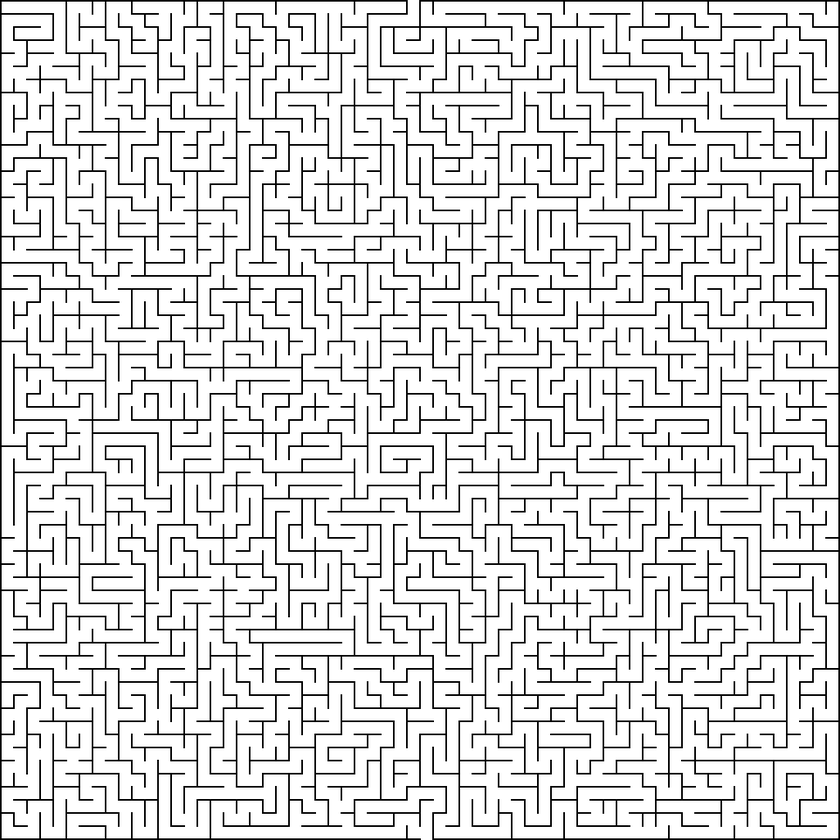
#> input picture MAZE_0.png, 840 x 840 px, shrunk from 1026 x 1026 before the run, found by its file name
$ python train.py
#> lines starting #> are read from the running program, lines starting #| are printed output that depends on the picture; after the words box and inside, x2 and y2 are one past the last pixel; in counts of white or black regions, pixels touching at a corner belong together
### maze_reader.py
from collections import Counter
from enum import Enum

import numpy as np
from PIL import Image

GRID  = 64   # cells per side
WALL  = 2    # wall-strip width in pixels
STEP  = 16   # pixels per cell (wall shared between neighbours)
INNER = STEP - WALL  # inner cell width in pixels
ARM_LENGTH = 3  # fire arm length in cells


ACTION_DELTAS   = {0: (-1, 0), 1: (0, 1), 2: (1, 0), 3: (0, -1)}
ACTIONS         = list(ACTION_DELTAS.keys())
REVERSE_ACTION  = {0: 2, 1: 3, 2: 0, 3: 1}
ACTION_NAMES    = {0: "UP", 1: "RIGHT", 2: "DOWN", 3: "LEFT"}

class Hazard(Enum):
    FIRE       = "fire"
    CONFUSION  = "confusion"
    TP_GREEN   = "tp_green"
    TP_YELLOW  = "tp_yellow"
    TP_PURPLE  = "tp_purple"
    TP_RED     = "tp_red"

HAZARD_LABELS = {
    Hazard.FIRE:      "FIRE",
    Hazard.CONFUSION: "CONFUSION",
    Hazard.TP_GREEN:  "TP_GREEN",
    Hazard.TP_YELLOW: "TP_YELLOW",
    Hazard.TP_PURPLE: "TP_PURPLE",
    Hazard.TP_RED:    "TP_RED",
}

def cell_center(row, col):
    """Return pixel (x, y) at the centre of cell (row, col)."""
    x = WALL + col * STEP + INNER // 2
    y = WALL + row * STEP + INNER // 2
    return x, y

def load_maze(path="MAZE_0.png"):
#> called with path = 'TestMazes/maze-beta/MAZE_0.png'
    image = np.array(Image.open(path).convert("RGB"))
    black = np.zeros(3, dtype=np.uint8)

    v_walls = np.full((GRID, GRID + 1), False)
    h_walls = np.full((GRID + 1, GRID), False)

    for row in range(GRID):
        y0 = WALL + row * STEP
        y1 = y0 + INNER
        for wi in range(GRID + 1):
            strip = image[y0:y1, wi * STEP: wi * STEP + WALL]
            v_walls[row, wi] = np.mean(np.all(strip == black, axis=2)) > 0.5
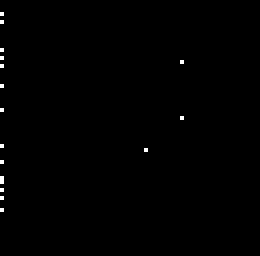
#> v_walls: shape (64, 65) bool (shown 4 times larger); 0.41% white in thin lines or dots, all inside (x1, y1, x2, y2) = (0, 3, 46, 53)

    for wi in range(GRID + 1):
        y0, y1 = wi * STEP, wi * STEP + WALL
        for col in range(GRID):
            x0 = WALL + col * STEP
            strip = image[y0:y1, x0: x0 + INNER]
            h_walls[wi, col] = np.mean(np.all(strip == black, axis=2)) > 0.5
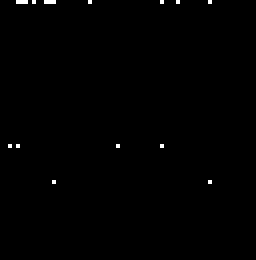
#> h_walls: shape (65, 64) bool (shown 4 times larger); 0.41% white in thin lines or dots, all inside (x1, y1, x2, y2) = (2, 0, 53, 46)

    return image, h_walls, v_walls


def find_start_goal(h_walls):
    start = (GRID - 1, int(np.where(~h_walls[-1])[0][0]))
    goal  = (0,        int(np.where(~h_walls[0])[0][0]))
    return start, goal


def _classify_color(r, g, b):

    # confusion
    if 155 <= r <= 195 and 110 <= g <= 160 and 55 <= b <= 85:
        return Hazard.CONFUSION

    # fire
    if r >= 220 and 85 <= g <= 160 and 20 <= b <= 100 and (r - g) > 70:
        return Hazard.FIRE

    # green teleporter
    if g > 170 and b > 100 and r < 170:
        return Hazard.TP_GREEN

    # yellow / orange teleporter
    if r > 180 and g > 130 and b < 110:
        return Hazard.TP_YELLOW

    # purple teleporter
    if r > 90 and r < 210 and g < 150 and b > 140:
        return Hazard.TP_PURPLE

    if r > 200 and g < 100 and b < 100:
        return Hazard.TP_RED

    return None


def load_hazards(path="MAZE_1.png"):
#> called with path = 'TestMazes/maze-beta/MAZE_1.png'
    img = np.array(Image.open(path).convert("RGB"))
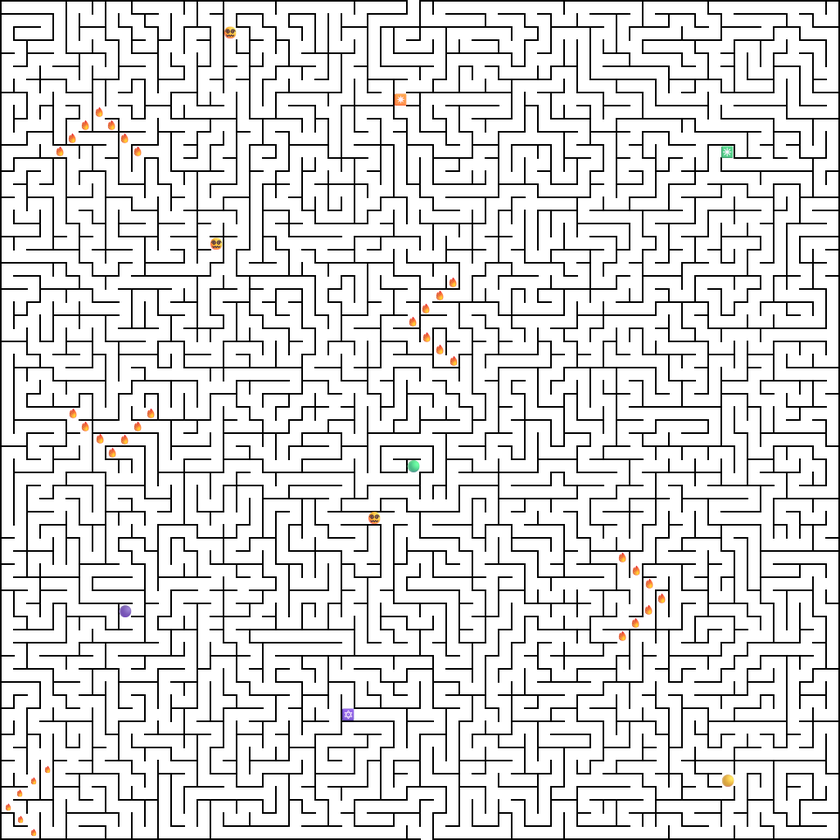
#> input picture MAZE_1.png, 840 x 840 px, shrunk from 1026 x 1026 before the run, found by its file name
#> img is the input picture: shape (840, 840, 3); mean R, G, B 221.4, 221.1, 220.9
    hazards = {}

    for row in range(GRID):
        for col in range(GRID):
            cx, cy = cell_center(row, col)
            y0 = max(0, cy - 5);  y1 = min(img.shape[0], cy + 5)
            x0 = max(0, cx - 5);  x1 = min(img.shape[1], cx + 5)
            patch = img[y0:y1, x0:x1]

            is_white = np.all(patch > 228, axis=2)
            is_black = np.all(patch < 40,  axis=2)
            mask     = ~is_white & ~is_black
            if mask.sum() < 4:
                continue

            px      = patch[mask]
            r, g, b = float(px[:, 0].mean()), float(px[:, 1].mean()), float(px[:, 2].mean())

            hz = _classify_color(r, g, b)
            if hz is not None:
                hazards[(row, col)] = hz
#> (the rest of the program and of its run is left out)
